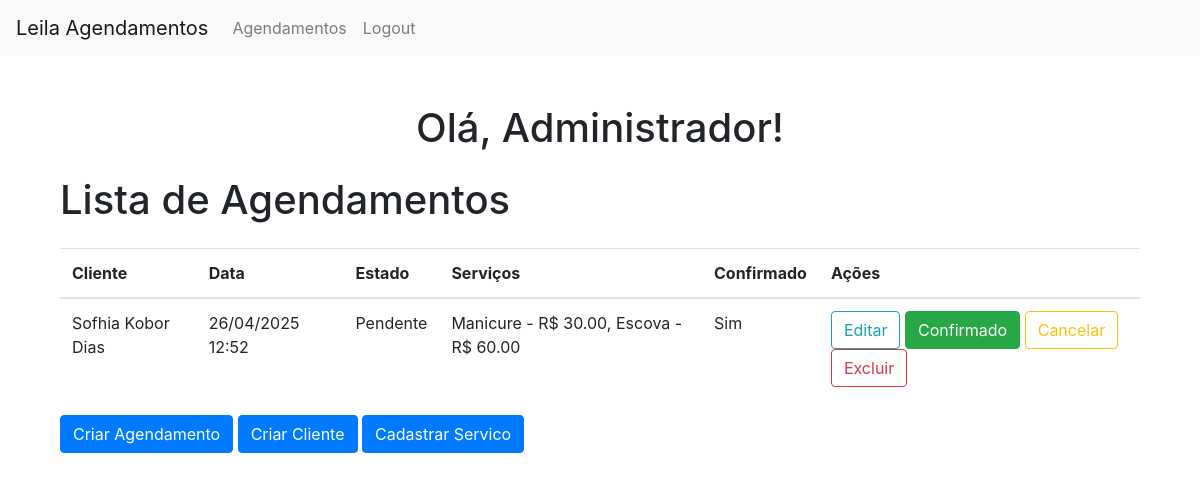
/ (signed in), run on the app's committed database.
### models.py (models this page shows)
class Cliente(UserMixin, db.Model):
    __tablename__ = 'cliente'
    id = db.Column(db.Integer, primary_key=True)
    nome = db.Column(db.String(80), nullable=False)
    email = db.Column(db.String(120), unique=True, nullable=False)
    telefone = db.Column(db.String(20), nullable=False)
    senha = db.Column(db.String(120), nullable=False)
    is_admin = db.Column(db.Boolean, default=False)  # Campo para identificar administradores

class Agendamentos(db.Model):
    __tablename__ = 'agendamentos'
    id = db.Column(db.Integer, primary_key=True)
    clienteId = db.Column(db.Integer, db.ForeignKey('cliente.id'), nullable=False)
    data = db.Column(db.DateTime, nullable=False)
    estado = db.Column(db.Enum(Estado), default=Estado.pendente, nullable=False)
    cliente = db.relationship('Cliente', backref='agendamentos')
    is_confirmed = db.Column(db.Boolean, default=False)

class Servico(db.Model):
    id = db.Column(db.Integer, primary_key=True)
    nome = db.Column(db.String(100), nullable=False)
    preco = db.Column(db.Float, nullable=False)
    descricao = db.Column(db.Text)

### app.py (the view, shortened to what this page needs)
@app.route('/') # rota home
def home():
    if current_user.is_authenticated: # se logado
        if current_user.is_admin: # se admin
            agendamentos = Agendamentos.query.order_by(Agendamentos.data.asc()) # pega todos os agendamentos
        return render_template('index.html',
            agendamentos=agendamentos)
    return render_template('index.html')

### app.py (called while the page is built)
@lm.user_loader # decorador para carregar user
def load_user(id): # pega o id para carregar user
    cliente = db.session.query(Cliente).filter_by(id=id).first()
    return cliente

### templates/index.html (shortened to what this page needs)
{% extends 'header.html' %}
{% block content %}
<div class="container mt-5">
    {% if current_user.is_authenticated %}
        <h1 class="text-center mb-4">Olá, {{ current_user.nome }}!</h1>
        {% if current_user.is_admin %}
        <h1 class="mb-4">Lista de Agendamentos</h1>
        {% if agendamentos %}
            <table class="table">
                <thead>
                    <tr>
                        <th>Cliente</th>
                        <th>Data</th>
                        <th>Estado</th>
                        <th>Serviços</th>
                        <th>Confirmado</th>
                        <th>Ações</th>
                    </tr>
                </thead>
                <tbody>
                    {% for agendamento in agendamentos %}
                    <tr>
                        <td>{{ agendamento.cliente.nome }}</td>
                        <td>{{ agendamento.data.strftime('%d/%m/%Y %H:%M') }}</td>
                        <td>
                            {{ agendamento.estado.value | capitalize }}
                        </td>
                        <td>
                            {% if agendamento.servicos %}
                            {% for servico in agendamento.servicos %}
                                {{ servico.nome }} - R$ {{ "%.2f"|format(servico.preco) }}{% if not loop.last %}, {% endif %}
                            {% endfor %}
                            {% else %}
                            <p></p>
                            {% endif %}
                        </td>
                        <td>
                            {% if agendamento.is_confirmed %}
                            <p>Sim</p>
                            {% else %}
                            <p>Não</p>
                            {% endif %}
                        </td>
                        <td>
                            <a href="{{ url_for('editarAgendamento', id=agendamento.id) }}" class="btn btn-outline-info">Editar</a>
                            {% if agendamento.is_confirmed %}
                            <a href="#" class="btn btn-success">Confirmado</a>
                            {% else %}
                            <a href="{{ url_for('confirmarAgendamento', id=agendamento.id) }}" class="btn btn-outline-success">Confirmar</a>
                            {% endif %}
                            <a href="{{ url_for('cancelarAgendamento', id=agendamento.id) }}" class="btn btn-outline-warning">Cancelar</a>
                            <a href="{{ url_for('excluirAgendamento', id=agendamento.id) }}" class="btn btn-outline-danger">Excluir</a>
                        </td>
                    </tr>
                    {% endfor %}
                </tbody>
            </table>
        {% else %}
            <div class="alert alert-warning">Nenhum agendamento encontrado.</div>
        {% endif %}
        <a href="{{ url_for('agendamentos') }}" class="btn btn-primary">Criar Agendamento</a>
        <a href="{{ url_for('cadastrarCliente') }}" class="btn btn-primary">Criar Cliente</a>
        <a href="{{ url_for('servicos') }}" class="btn btn-primary">Cadastrar Servico</a>
        {% endif %}
    {% endif %}
</div>
{% endblock %}

### data on the page
Cliente: nome "Administrador"
Agendamentos: cliente.nome "Sofhia Kobor Dias", data "26/04/2025 12:52", estado.value "Pendente", is_confirmed "Sim"
Servico: nome "Manicure", preco "30.00"
Servico: nome "Escova", preco "60.00"
